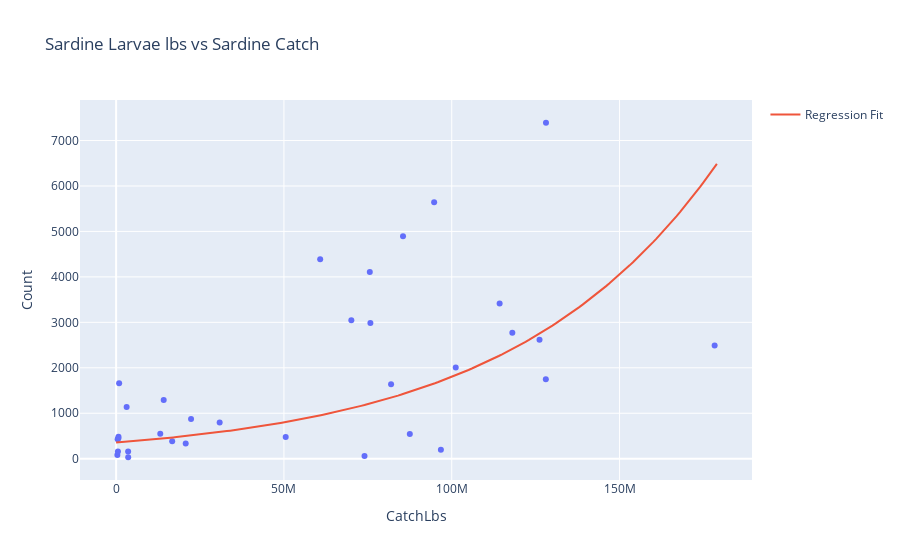

The cell this chart's notebook holds for it:
### Markdown cell above
Our results showcase a the first numeric result, a pearson correlation of around .5965, which indicates a moderate positive linear correlation between sardine catch and sardine larvae. Thus from this we can infer that if there is more sardine larvae being caught in a single year, that means that there is more sardine in the ocean that could mate which in turn, lay more larvae.

The second numeric result of .00024 is a p-value that tests whether these variables are correlated at all. The hypothesis testing is as followed with a 5% significant value: <br>
H0 (null hypothesis)- There is no correlation between sardine catch and sardine larvae <br>
H1 (alternate hypothesis) - There is a correlation between sardine catch and sardine larvae

In simpler terms, if our value is below 5%, then we can safely conclude that the two variables we are testing do in fact have a linear correlation with one another. Thus, from our pearson correlation result, we can conclude that there is a positive linear correlation between sardine larvae and sardine catch. 

Finally, we have our Root Mean Squared Error value of 5847.85 which means that our linear prediction line would have an estimated error of around 5800 lbs from the actual value. However, we can visually observe that the cluster for when our sardine catch lbs was around 0 seems to be more accurate, and our prediction appear to have more error as the value of our sardine catch lbs increases. Thus, it may be worthwhile to try a different prediction model to see if our error decreases.

### Code cell
x_data = sardine_data['CatchLbs']
y_data = sardine_data['Count']

log_x_data = np.log(x_data)
log_y_data = np.log(y_data)

curve_fit = np.polyfit(x_data, log_y_data, 1)

x_val = np.arange(0,180000000,1000000)
y_val = np.exp(curve_fit[1]) * np.exp(curve_fit[0]*x_val)
y_pred = np.exp(curve_fit[1]) * np.exp(curve_fit[0]*x_data)
rmse = mean_squared_error(y_data, y_pred, squared=False)

fig = px.scatter(sardine_data, x='CatchLbs', y='Count', title = 'Sardine Larvae lbs vs Sardine Catch')
fig.add_traces(go.Scatter(x=x_val, y=y_val, name='Regression Fit'))
fig.show()
print("Root Mean Squared Error: ", rmse)

### Figure 1 — Plotly figure (JSON) as saved in the notebook; plotly's stock layout.template omitted (floating-point values rounded to 4 significant figures; data arrays with more than 128 entries replaced by an {"elided": "..."} marker saying what was removed)
{"data": [{"hovertemplate": "CatchLbs=%{x}<br>Count=%{y}<extra></extra>", "legendgroup": "", "marker": {"color": "#636efa", "symbol": "circle"}, "mode": "markers", "name": "", "orientation": "v", "showlegend": false, "type": "scatter", "x": [707585, 461755, 899724, 3134151, 14182046, 20735063, 30849762, 22326632, 87510828, 70086201, 94759414, 85479461, 128080138, 118056834, 114267247, 128035475, 75762548, 96768856, 75585847, 101189339, 178334197, 126156964, 81927250, 74010908, 60800471, 50531814, 13154107, 16705045, 3575961, 367551, 666988, 542672, 3595952], "xaxis": "x", "y": [481, 426, 1662, 1135, 1293, 332, 796, 871, 542, 3045, 5644, 4894, 7391, 2770, 3414, 1748, 2983, 199, 4108, 2006, 2488, 2619, 1637, 62, 4389, 480, 549, 385, 158, 79, 449, 157, 32], "yaxis": "y"}, {"name": "Regression Fit", "type": "scatter", "x": {"elided": "180 int values"}, "y": {"elided": "180 float values"}}], "layout": {"legend": {"tracegroupgap": 0}, "title": {"text": "Sardine Larvae lbs vs Sardine Catch"}, "xaxis": {"anchor": "y", "domain": [0, 1], "title": {"text": "CatchLbs"}}, "yaxis": {"anchor": "x", "domain": [0, 1], "title": {"text": "Count"}}}}
